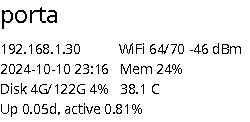

Here is the Python script that generated this plot:
#!/usr/bin/env python

# Device-dependent imports:
from PIL import Image, ImageDraw, ImageFont
import os
import re
import socket
import subprocess
import sys
import time
import warnings


def get_hostname():
    return socket.gethostname().lower()


hostname = get_hostname()

if hostname == "porta":
    is_pi = True
else:
    is_pi = False

#old
#pi_parent_dir = "/home/rpi/e-Paper/RaspberryPi_JetsonNano/python"
#use path to script
pi_parent_dir = os.path.dirname(__file__)


if is_pi:
    sys.path.append(os.path.join(pi_parent_dir, "lib"))
    # Suppress warnings about GPIO:
    with warnings.catch_warnings(action="ignore"):
        from waveshare_epd import epd2in13_V4


# Set up fonts:
if is_pi:
    picdir = os.path.join(pi_parent_dir, "pic")
    font24 = ImageFont.truetype(os.path.join(picdir, "Font.ttc"), 24)
    font14 = ImageFont.truetype(os.path.join(picdir, "Font.ttc"), 14)
else:
    font24 = ImageFont.truetype("Font.ttc", 24)
    font14 = ImageFont.truetype("Font.ttc", 14)


def get_temp():
    # Prototype: get with /usr/bin/vcgencmd measure_temp
    if is_pi:
        tempstr = subprocess.check_output(
            "/usr/bin/vcgencmd measure_temp", shell=True
        ).decode("utf-8")
    else:
        tempstr = "temp=38.1'C"

    number_val = re.search(r"temp\=(\d+\.\d+)'C", tempstr)
    if number_val:
        return number_val.group(1) + " C"
    return "NO TEMP"


# This works on either platform:
def get_ip_address():
    try:
        s = socket.socket(socket.AF_INET, socket.SOCK_DGRAM)
        s.connect(("8.8.8.8", 80))
        local_ip_address = s.getsockname()[0]
        s.close()
        return local_ip_address
    except Exception as e:
        return f"Error: {e}"


def get_mem():
    if is_pi:
        memstr = subprocess.check_output("free", shell=True).decode("utf-8")
    else:
        # Memory: get with `free`:
        memstr = """
                    total        used        free      shared  buff/cache   available
        Mem:          436980      109240      213468         948      166464      327740
        Swap:         102396           0      102396
        """

    match = re.search(r"Mem:\s+(\d+)\s+(\d+)\s+(\d+)", memstr)
    if not match:
        return "NO MEM"
    used = int(match.group(2))
    total = int(match.group(1))
    used_percent = int(used / total * 100)
    return f"{used_percent}%"


def get_uptime():
    if is_pi:
        uptimestr = subprocess.check_output("cat /proc/uptime", shell=True).decode(
            "utf-8"
        )
    else:
        uptimestr = """
        4544.69 18031.09
        """
    match = re.search(r"(\d+\.\d+)\s+(\d+\.\d+)", uptimestr)
    if not match:
        return "NO UPTIME"
    total_seconds = float(match.group(1))
    idle_cores = float(match.group(2))
    up_days = float(total_seconds / 86400)
    active_percent = float((1 - idle_cores / (4 * total_seconds)) * 100)
    return f"{up_days:.2f}d, active {active_percent:.2f}%"


def get_wifi_strength():
    if is_pi:
        wifistr = subprocess.check_output(
            "/usr/sbin/iwconfig wlan0", shell=True
        ).decode("utf-8")
    else:
        wifistr = """
        wlan0     IEEE 802.11  ESSID:"CornellCroft"
                  Mode:Managed  Frequency:2.437 GHz  Access Point: F4:92:BF:7F:55:E4
                  Bit Rate=72.2 Mb/s   Tx-Power=31 dBm
                  Retry short limit:7   RTS thr:off   Fragment thr:off
                  Power Management:on
                  Link Quality=64/70  Signal level=-46 dBm
                  Rx invalid nwid:0  Rx invalid crypt:0  Rx invalid frag:0
                  Tx excessive retries:1  Invalid misc:0   Missed beacon:0
        """
    match = re.search(r"Link Quality=(\d+)/(\d+).+Signal level=(-\d+) dBm", wifistr)
    if not match:
        return "NO WIFI"
    return f"{match.group(1)}/{match.group(2)} {match.group(3)} dBm"


def get_disk():
    if is_pi:
        diskstr = subprocess.check_output("df -k", shell=True).decode("utf-8")
    else:
        diskstr = """
Filesystem     1K-blocks    Used Available Use% Mounted on
udev               81736       0     81736   0% /dev
tmpfs              43700     932     42768   3% /run
/dev/mmcblk0p2 122364296 4306628 111824324   4% /
tmpfs             218488       0    218488   0% /dev/shm
tmpfs               5120       8      5112   1% /run/lock
/dev/mmcblk0p1    522232   95702    426530  19% /boot/firmware
tmpfs              43696       0     43696   0% /run/user/1000
"""
    lines = diskstr.split("\n")
    # Find line ending in "/\s*":
    [line] = [line for line in lines if re.search(r"/\s*$", line)]

    (dev, total, used, avail, percent, mount, *_) = line.split()
    return f"{int(used)//1000000}G/{int(total)//1000000}G {percent}"


def get_datetime():
    return time.strftime("%Y-%m-%d %H:%M", time.localtime())


fields = [
    [None, get_hostname(), font24, [0, 0]],
    [None, get_ip_address(), font14, [0, 40]],
    ["WiFi", get_wifi_strength(), font14, [120, 40]],
    [None, get_datetime(), font14, [0, 60]],
    ["Mem", get_mem(), font14, [120, 60]],
    ["Disk", get_disk(), font14, [0, 80]],
    [None, get_temp(), font14, [120, 80]],
    ["Up", get_uptime(), font14, [0, 100]],
]


def main():
    if is_pi:
        epd = epd2in13_V4.EPD()
        epd.init()
        epd.Clear(0xFF)
    try:
        image = Image.new("1", (250, 122), 255)
        draw = ImageDraw.Draw(image)
        for name, field, font, (x, y) in fields:
            print(name, field, x, y)
            if name:
                draw.text((x, y), f"{name} {field}", font=font, fill=0)
            else:
                draw.text((x, y), f"{field}", font=font, fill=0)
        if is_pi:
            epd.display(epd.getbuffer(image))
        else:
            image.save("proto.png")
            time.sleep(0.5)
            print(subprocess.Popen("killall Preview", shell=True))
            time.sleep(0.5)
            print(subprocess.Popen("open -g proto.png", shell=True))
        if is_pi:
            epd.sleep()
    except KeyboardInterrupt:
        if is_pi:
            epd2in13_V4.epdconfig.module_exit()
        print()
        print("OK")


if __name__ == "__main__":
    main()
